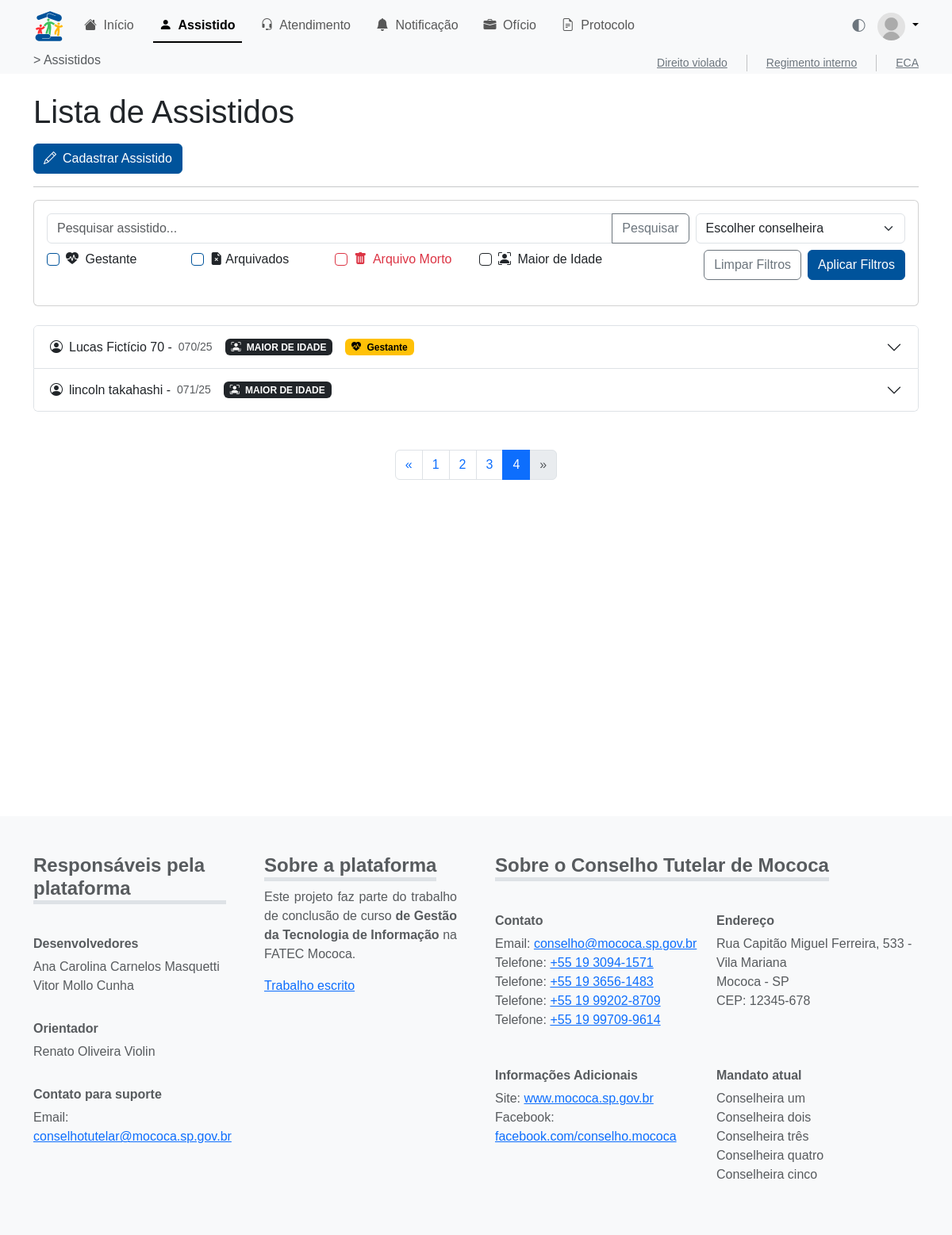
Screenshot of /assistido/?page=4 with the database file from the repository.
### assistido/models.py (models this page shows, shortened)
class Assistido(models.Model):
    id_assist = models.AutoField(primary_key=True)
    nmcompleto_assist = models.CharField(max_length=255)
    numero_assist = models.CharField(max_length=50, blank=True, null=True)
    dn_assist = models.DateField(blank=True, null=True)  # Data de nascimento
    nmgenitor_assist = models.CharField(max_length=255, blank=True, null=True)
    nmgenitora_assist = models.CharField(max_length=255, blank=True, null=True)
    DTCADASTRO = models.DateTimeField(auto_now_add=True, verbose_name='Data de Cadastro')
    TIPOS_RESPONSAVEL = [
        ("tio", "Tio"),
        ("tia", "Tia"),
        ("avo", "Avô/Avó"),
        ("primo", "Primo/Prima"),
        ("outro", "Outro"),
    ]
    nmresponsavel_assist = models.CharField(
        max_length=50, choices=TIPOS_RESPONSAVEL, default="outro"
    )
    outro_responsavel = models.CharField(
        max_length=255, blank=True, null=True,
        help_text="Preencher se o tipo do responsável for 'Outro'."
    )
    escola_assist = models.CharField(max_length=255, blank=True, null=True)
    rua_assist = models.CharField(max_length=255, blank=True, null=True)
    bairro_assist = models.CharField(max_length=100, blank=True, null=True)
    cidade_assist = models.CharField(max_length=100, blank=True, null=True)
    numerocasa_assist = models.CharField(max_length=20, blank=True, null=True)
    id_conselheira = models.ForeignKey(
        Conselheira,
        on_delete=models.SET_NULL,
        null=True,
        blank=True,
        related_name='assistidos'
    )
    gestante_assist = models.BooleanField(default=False)
    arquivomorto_assist = models.BooleanField(default=False)
    arquivado_assist = models.BooleanField(default=False)
    filaarquivomorto_assist = models.BooleanField(default=False)
    dtarquivomorto_assist = models.DateField(blank=True, null=True)

### assistido/views.py (the view)
# urls.py: path('', views.assistido_view, name='assistidos'),
def assistido_view(request):
    from usuario.models import Conselheira
    q = request.GET.get('q', '').strip()
    conselheira_id = request.GET.get('conselheira')
    gestante = request.GET.get('gestante') == 'on'
    arquivado = request.GET.get('arquivado') == 'on'
    arquivomorto = request.GET.get('arquivomorto') == 'on'
    maior_idade = request.GET.get('maior_idade') == 'on'
    assistidos_qs = Assistido.objects.all()
    if q:
        assistidos_qs = assistidos_qs.filter(nmcompleto_assist__icontains=q)
    if conselheira_id and conselheira_id.isdigit():
        assistidos_qs = assistidos_qs.filter(id_conselheira_id=int(conselheira_id))
    if gestante:
        assistidos_qs = assistidos_qs.filter(gestante_assist=True)
    if arquivado:
        assistidos_qs = assistidos_qs.filter(arquivado_assist=True)
    if arquivomorto:
        assistidos_qs = assistidos_qs.filter(arquivomorto_assist=True)
    if maior_idade:
        from datetime import date
        hoje = date.today()
        data_limite = date(hoje.year - 18, hoje.month, hoje.day)
        assistidos_qs = assistidos_qs.filter(dn_assist__lte=data_limite)
    from django.core.paginator import Paginator, EmptyPage, PageNotAnInteger
    page = request.GET.get('page', 1)
    paginator = Paginator(assistidos_qs, 25)
    try:
        assistidos = paginator.page(page)
    except PageNotAnInteger:
        assistidos = paginator.page(1)
    except EmptyPage:
        assistidos = paginator.page(paginator.num_pages)
    conselheiras = Conselheira.objects.all()
    return render(request, 'assistido/assistidos.html', {
        'pagina_atual': 'assistidos',
        'page_title': 'Assistidos',
        'assistidos': assistidos,
        'conselheiras': conselheiras,
        'request': request
    })

### assistido/templatetags/assistido_extras.py (called while the page is built)
@register.filter
def age(value):
    if not value:
        return ''
    today = date.today()
    try:
        return today.year - value.year - ((today.month, today.day) < (value.month, value.day))
    except Exception:
        return ''

@register.filter
def format_telefone(value):
    if not value:
        return ''
    num = re.sub(r'\D', '', value)
    if num.startswith('55'):
        num = num[2:]
    if len(num) == 11:
        return f'{num[0:2]} {num[2:7]}-{num[7:]}'
    elif len(num) == 10:
        return f'{num[0:2]} {num[2:6]}-{num[6:]}'
    elif len(num) == 9:
        return f'{num[0:5]}-{num[5:]}'
    elif len(num) == 8:
        return f'{num[0:4]}-{num[4:]}'
    return value

### assistido/templates/assistido/assistidos.html (shortened to what this page needs)
{% extends 'base.html' %}
{% load assistido_extras %}
{% block content %}
<main style="min-height: 57em;">
  <div class="container my-4">
    <h1 class="mb-3">Lista de Assistidos</h1>
    <button type="button" class="btn btn-primary me-2" data-bs-toggle="modal" data-bs-target="#modalCadastrarAssistido">
      <i class="bi bi-pencil pe-2"></i>Cadastrar Assistido
    </button>
    <hr>
    <div class="card mb-4">
      <div class="card-body container">
        <form method="get" class="mb-3 row g-2">
          <div class="col-lg-9">
            <div class="input-group">
              <input type="text" class="form-control" name="q" value="{{ request.GET.q|default:'' }}" placeholder="Pesquisar assistido...">
              <button class="btn btn-outline-secondary" type="submit">Pesquisar</button>
            </div>
          </div>
          <div class="col-lg-3">
            <select id="inputConselheira" name="conselheira" class="form-select">
              <option value="">Escolher conselheira</option>
            </select>
          </div>
          <div class="col-lg-2">
            <div class="form-check">
              <input type="checkbox" class="form-check-input border-primary" id="inputGestante" name="gestante" {% if request.GET.gestante %}checked{% endif %}>
              <label class="form-check-label" for="inputGestante"><i class="bi bi-heart-pulse-fill me-1"></i> Gestante</label>
            </div>
          </div>
          <div class="col-lg-2">
            <div class="form-check">
              <input type="checkbox" class="form-check-input border-primary" id="inputArquivados" name="arquivado" {% if request.GET.arquivado %}checked{% endif %}>
              <label class="form-check-label" for="inputArquivados"><i class="bi bi-file-earmark-x-fill"></i> Arquivados</label>
            </div>
          </div>
          <div class="col-lg-2">
            <div class="form-check">
              <input type="checkbox" class="form-check-input border-danger" id="inputArquivoMorto" name="arquivomorto" {% if request.GET.arquivomorto %}checked{% endif %}>
              <label class="form-check-label text-danger" for="inputArquivoMorto"><i class="bi bi-trash-fill me-1"></i> Arquivo Morto</label>
            </div>
          </div>
          <div class="col-lg-2">
            <div class="form-check">
              <input type="checkbox" class="form-check-input border-dark" id="inputMaiorIdade" name="maior_idade" {% if request.GET.maior_idade %}checked{% endif %}>
              <label class="form-check-label" for="inputMaiorIdade"><i class="bi bi-person-bounding-box me-1"></i> Maior de Idade</label>
            </div>
          </div>
          <div class="col-lg-4 d-flex justify-content-end">
            <a href="{% url 'assistido:assistidos' %}" class="btn btn-outline-secondary me-2">Limpar Filtros</a>
            <button type="submit" class="btn btn-primary">Aplicar Filtros</button>
          </div>
        </form>
      </div>
    </div>
    <div class="accordion" id="assistidosAccordion">
      {% for a in assistidos %}
      <div class="accordion-item">
        <h2 class="accordion-header" id="heading{{ a.id_assist }}">
          <button class="accordion-button collapsed" type="button" data-bs-toggle="collapse"
            data-bs-target="#collapse{{ a.id_assist }}" aria-expanded="false" aria-controls="collapse{{ a.id_assist }}">
            <i class="bi bi-person-circle me-2"></i>
            {{ a.nmcompleto_assist }} - <small class="text-muted ms-2">{{ a.numero_assist }}/{{ a.DTCADASTRO|date:'y' }}</small>
            {% if a.dn_assist and a.dn_assist|age >= 18 %}
              <span class="badge text-bg-dark ms-3">
                <i class="bi bi-person-bounding-box me-1"></i>
                MAIOR DE IDADE
              </span>
            {% endif %}
            {% if a.gestante_assist %}
              <span class="badge text-bg-warning ms-3">
                <i class="bi bi-heart-pulse-fill me-1"></i>
                Gestante
              </span>
            {% endif %}
          </button>
        </h2>
      </div>
      {% empty %}
      <p class="text-muted">Nenhum assistido encontrado.</p>
      {% endfor %}
    </div>
      <div class="d-flex justify-content-center mt-5 w-100">
        <nav>
          <ul class="pagination">
            <li class="page-item {% if not assistidos.has_previous or assistidos.paginator.num_pages == 1 %}disabled{% endif %}">
              <a class="page-link" href="{% if assistidos.has_previous %}?page={{ assistidos.previous_page_number }}{% else %}#{% endif %}" aria-label="Previous" tabindex="-1">
                <span aria-hidden="true">&laquo;</span>
              </a>
            </li>
            {% for num in assistidos.paginator.page_range %}
              <li class="page-item {% if assistidos.number == num %}active{% endif %}">
                <a class="page-link" href="?page={{ num }}">{{ num }}</a>
              </li>
            {% endfor %}
            <li class="page-item {% if not assistidos.has_next or assistidos.paginator.num_pages == 1 %}disabled{% endif %}">
              <a class="page-link" href="{% if assistidos.has_next %}?page={{ assistidos.next_page_number }}{% else %}#{% endif %}" aria-label="Next" tabindex="-1">
                <span aria-hidden="true">&raquo;</span>
              </a>
            </li>
          </ul>
        </nav>
      </div>
  </div>
</main>
{% endblock %}

### static/css/main.css (style rules this page uses)
html,body { height: 100%; }

### static/css/custom.css (style rules this page uses)
:root { --bs-body-font-family: 'Nunito Sans', sans-serif !important; }
:root { --bs-primary: #00539b !important; --bs-primary-rgb: 0, 83, 155 !important; }
.btn-primary { background-color: var(--bs-primary); border-color: var(--bs-primary); }
[data-bs-theme="light"] { --bs-primary: #00539b !important; --bs-body-bg: #ffffff; }

### rows the page displays
Assistido: nmcompleto_assist "Lucas Fictício 70", numero_assist "070", DTCADASTRO "25", dn_assist "MAIOR DE IDADE", gestante_assist True (drawn)
Assistido: nmcompleto_assist "lincoln takahashi", numero_assist "071", DTCADASTRO "25", dn_assist "MAIOR DE IDADE"

### other values shown
{{ num }} "1" "2" "3" "4"
